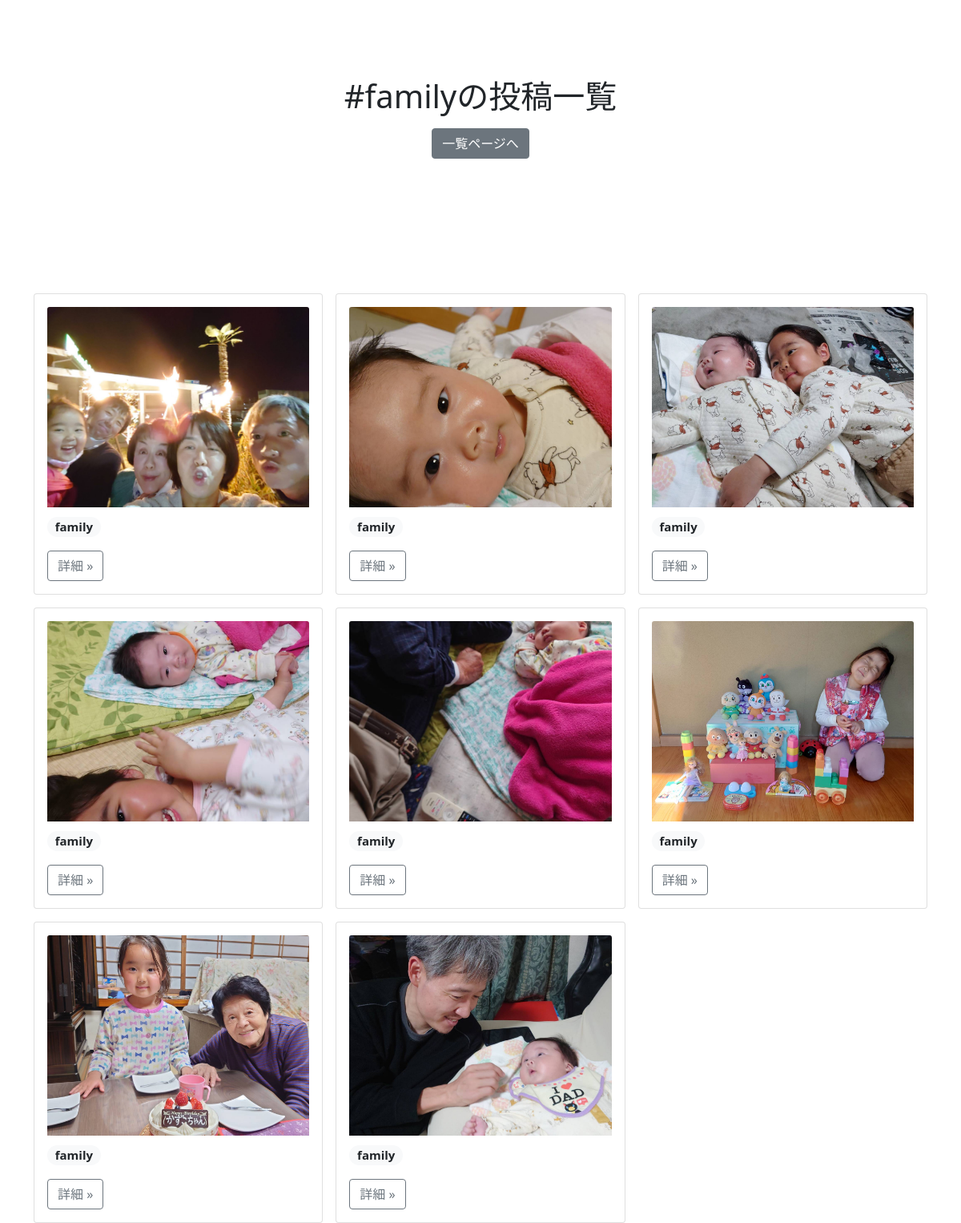
Screenshot of /tag/family/ with the database file from the repository.
### album/models.py (models this page shows)
class Photo(models.Model):
    image = models.ImageField(null=False, blank=False, upload_to="uploads/")
    description = models.TextField(null=True, blank=True)
    created_at = models.DateTimeField(auto_now_add=True)
    tags = models.ManyToManyField(Tag, blank=True)

class Tag(models.Model):
    name = models.CharField(max_length=32, primary_key=True)
    def __str__(self):
        return self.name

### album/views.py (the view)
# urls.py: path("tag/<str:tag>/",TagPhotoListView.as_view(), name="tag-photo-list"),
class TagPhotoListView(ListView):
    model = Photo
    template_name = 'album/tag_photo.html'
    context_object_name = 'photos'
    def get_queryset(self, **kwargs):
        tag_name = self.kwargs["tag"]
        tag = get_object_or_404(Tag, name=tag_name)
        return super().get_queryset().filter(tags=tag)
    def get_context_data(self, *args, **kwargs):
        context = super().get_context_data(*args, **kwargs)
        context["tag"] = self.kwargs["tag"]
        return context

### album/templates/album/tag_photo.html (shortened to what this page needs)
{% extends 'album/base.html' %}
{% block header %}
<section class="py-5 text-center container">
    <div class="row py-lg-5">
        <div class="col-lg-6 col-md-8 mx-auto">
            <h1 class="fw-light">#{{ tag }}の投稿一覧</h1>
            <p>
                <a href="{% url 'photo-list' %}" class="btn btn-secondary my-2">一覧ページへ</a>
            </p>
        </div>
    </div>
</section>
{% endblock header %}
{% block content %}
<div class="container">
  <div class="row g-3">
    {% for photo in photos %}
    <div class="col-6 col-md-4">
      <div class="card">
          <div class="card-body">
              <img src="{{ photo.image.url }}" class="card-img-top" style="object-fit:cover; height: 250px;">
              <p class="mt-2 fs-5">
                {% for tag in photo.tags.all %}
                <span class="badge rounded-pill bg-light text-dark">
                    {{ tag }}
                </span>
                {% endfor %}
              </p>
              <a href="{% url 'photo-detail' photo.pk %}"class="btn btn-outline-secondary">詳細 »</a>
              </div>
          </div>
      </div>
    {% endfor %}
  </div>
</div>
{% endblock content %}

### rows the page displays
Photo: image (picture)
Tag: name "family"
Photo: image (picture)
Photo: image (picture)
Photo: image (picture)
Photo: image (picture)
Photo: image (picture)
Photo: image (picture)
Photo: image (picture)

### other values shown
{{ tag }} "family"
